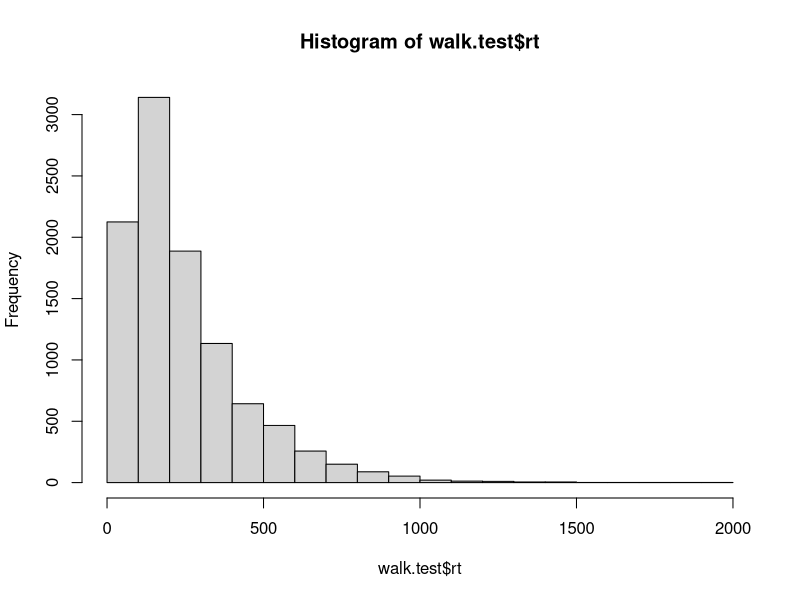
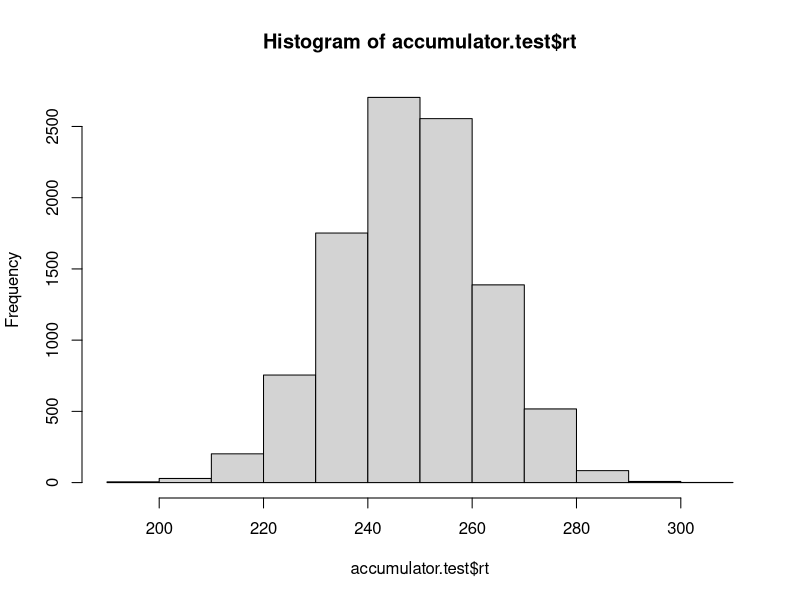

The R script that drew these images, in order:
#Random Walk

random.walk.model <- function(samples, drift=0, sdrw=0.3, criterion=3){
  rt.array <- c()
  accuracy.array <- c()
  for(i in 1:samples){
    steps <- 0
    current.sum <- 0
    correctness <- FALSE
    while((abs(current.sum) <= criterion)){
      current.sum <- current.sum + rnorm(1, drift, sdrw)
      steps <- steps + 1
    }
    if(current.sum >= criterion) {
      correctness <- TRUE
    }
    accuracy.array <- c(accuracy.array, correctness)
    rt.array <- c(rt.array, steps)
    
  }
  
  output <- data.frame(
    correct = accuracy.array,
    rt = rt.array
  )
  
  return(output)
}

#Accumulator

accumulator.model <- function(samples, rate.1=40, rate.2=40, criterion=3){
  
  rt.array <- c()
  accuracy.array <- c()
  for(i in 1:samples){
    sum.1 <- 0
    sum.2 <- 0
    steps <- 0
    correctness <- FALSE
    while((sum.1 <= criterion) && (sum.2 <= criterion)){
      sum.1 <- sum.1 + rexp(1, rate.1)
      sum.2 <- sum.2 + rexp(1, rate.2)
      steps <- steps + 1
    }
    if((sum.1 >= criterion) && (sum.1 >= sum.2)) {
      correctness <- TRUE
    }
    accuracy.array <- c(accuracy.array, correctness)
    rt.array <- c(rt.array, steps)
    
  }
  
  output <- data.frame(
    correct = accuracy.array,
    rt = rt.array
  )
  
  return(output)
}

# model selection ####

# suppose we have data from an experiment like this:
# mean RT correct = 250ms
# mean RT incorrect = 246ms
# accuracy = 0.80

# try to fit this data with both models by adjusting the parameters of the model
# HINT: you can speed up your parameter search by using a small number of samples
# initially, and then increasing the samples as you get closer to a viable set
# of parameters.
# 2nd HINT: Don't adjust the sdrw parameter of the random.walk.model or the criterion
# paramter of the accumulator model.

# You don't need to get a perfect match. Just get in the ballpark. 

library(dplyr)

walk.test <- random.walk.model(10000, drift=.0125, criterion= 4.91)

sum(walk.test$correct) / length(walk.test$correct) 
correct.data <- walk.test %>% filter(correct==TRUE)
incorrect.data <- walk.test %>% filter(correct==FALSE)
mean(correct.data$rt)
mean(incorrect.data$rt)

accumulator.test <- accumulator.model(10000, rate.1 = 83.4, rate.2 = 90)

sum(accumulator.test$correct) / length(accumulator.test$correct) 
correct.data <- accumulator.test %>% filter(correct==TRUE)
incorrect.data <- accumulator.test %>% filter(correct==FALSE)
mean(correct.data$rt)
mean(incorrect.data$rt)

hist(walk.test$rt)
hist(accumulator.test$rt)


# Can both models do a reasonable job of accounting for the mean RT and accuracy? Report the
# results of your efforts:

#While both models can approximate the accuracy of the data well, 
#fitting the mean RT correct/incorrect was far more finicky. For
#the random walk model, this required adjusting the value of the criterion
#while simultaneously keeping it an appropriate distance from the drift
#to maintain the accuracy. For the accumulator model, this required
#adjusting the absolute size of both of the rates, while keeping the relative
#distance between the two roughly similar to maintain the accuracy.

#Overall, the random walk model seemed to be a more efficacious means of
#fitting the data. After some adjustments, it was possible to get both the
#accuracies and correct/incorrect RT very close to the data. However, for
#the accumulator model, it seems nigh impossible to precisely match the
#correct/incorrect RT of the data - while it was possible to get both RT's
#within a ballpark range (245-255), the model seemed unable to reliably
#produce higher correct RT's relative to the incorrect RT's, as the data demand. 


# Using the parameters that you found above, plot histograms of the distribution of RTs
# predicted by each model. Based on these distributions, what kind of information could
# we use to evaluate which model is a better descriptor of the data for the experiment?
# Describe briefly how you might make this evaluation.

#We could use information about the "shape" of the distribution - e.g., normal
#versus skewed. The histograms of the accumulator test produce a fairly normal
#distribution of RT's, while the histograms of the random walk produce 
#a strongly right-skewed distribution. Based on the distribution of data produced
#by the empirical test (i.e., the data to which we are fitting models), we
#can identify which model produces a similar shape. 

